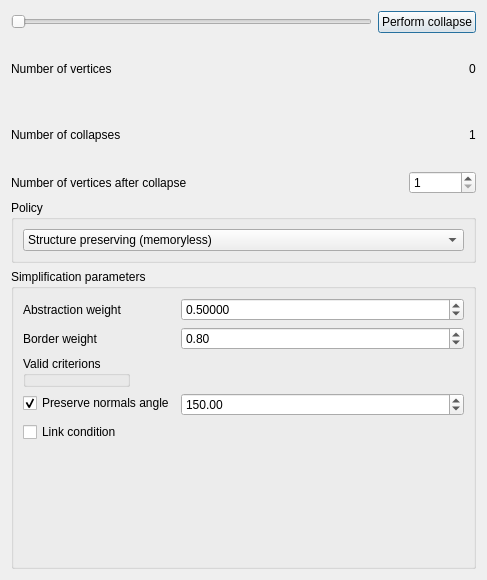
<?xml version="1.0" encoding="UTF-8"?>
<ui version="4.0">
 <class>Menu_edge_collapse</class>
 <widget class="QDialog" name="Menu_edge_collapse">
  <property name="geometry">
   <rect>
    <x>0</x>
    <y>0</y>
    <width>487</width>
    <height>580</height>
   </rect>
  </property>
  <property name="minimumSize">
   <size>
    <width>487</width>
    <height>580</height>
   </size>
  </property>
  <property name="maximumSize">
   <size>
    <width>9999</width>
    <height>99999</height>
   </size>
  </property>
  <property name="windowTitle">
   <string>Edge collapse</string>
  </property>
  <layout class="QGridLayout" name="gridLayout">
   <item row="1" column="2" alignment="Qt::AlignRight">
    <widget class="QLabel" name="txt_nb_vertices">
     <property name="text">
      <string>0</string>
     </property>
    </widget>
   </item>
   <item row="2" column="0" colspan="2">
    <widget class="QLabel" name="label_3">
     <property name="text">
      <string>Number of collapses</string>
     </property>
    </widget>
   </item>
   <item row="0" column="1" colspan="2">
    <widget class="QPushButton" name="pushButton_collapse">
     <property name="text">
      <string>Perform collapse</string>
     </property>
    </widget>
   </item>
   <item row="4" column="0" colspan="2">
    <widget class="QLabel" name="label_4">
     <property name="text">
      <string>Number of vertices after collapse</string>
     </property>
    </widget>
   </item>
   <item row="1" column="0">
    <widget class="QLabel" name="label_5">
     <property name="text">
      <string>Number of vertices</string>
     </property>
    </widget>
   </item>
   <item row="0" column="0">
    <widget class="QSlider" name="horizontalSlider">
     <property name="minimum">
      <number>0</number>
     </property>
     <property name="maximum">
      <number>100</number>
     </property>
     <property name="orientation">
      <enum>Qt::Horizontal</enum>
     </property>
    </widget>
   </item>
   <item row="6" column="0" colspan="3">
    <widget class="QGroupBox" name="groupBox_2">
     <property name="title">
      <string>Policy</string>
     </property>
     <layout class="QVBoxLayout" name="verticalLayout">
      <item>
       <widget class="QComboBox" name="m_simplificationMethod">
        <item>
         <property name="text">
          <string>Structure preserving (memoryless)</string>
         </property>
        </item>
        <item>
         <property name="text">
          <string>Structure preserving</string>
         </property>
        </item>
        <item>
         <property name="text">
          <string>Garland Heckbert</string>
         </property>
        </item>
        <item>
         <property name="text">
          <string>Min length and midpoint</string>
         </property>
        </item>
        <item>
         <property name="text">
          <string>Lindstrom Turk</string>
         </property>
        </item>
       </widget>
      </item>
     </layout>
    </widget>
   </item>
   <item row="4" column="2">
    <widget class="QSpinBox" name="spinBox_nb_remaining_vertices">
     <property name="minimum">
      <number>1</number>
     </property>
     <property name="maximum">
      <number>999999999</number>
     </property>
     <property name="value">
      <number>1</number>
     </property>
    </widget>
   </item>
   <item row="2" column="2" alignment="Qt::AlignRight">
    <widget class="QLabel" name="txt_nb_collapses">
     <property name="text">
      <string>1</string>
     </property>
    </widget>
   </item>
   <item row="7" column="0" colspan="3">
    <widget class="QGroupBox" name="groupBox_3">
     <property name="enabled">
      <bool>true</bool>
     </property>
     <property name="minimumSize">
      <size>
       <width>0</width>
       <height>300</height>
      </size>
     </property>
     <property name="maximumSize">
      <size>
       <width>16777215</width>
       <height>300</height>
      </size>
     </property>
     <property name="title">
      <string>Simplification parameters</string>
     </property>
     <layout class="QFormLayout" name="formLayout_2">
      <property name="fieldGrowthPolicy">
       <enum>QFormLayout::AllNonFixedFieldsGrow</enum>
      </property>
      <item row="1" column="0">
       <widget class="QLabel" name="label_6">
        <property name="text">
         <string>Abstraction weight</string>
        </property>
       </widget>
      </item>
      <item row="1" column="1">
       <widget class="QDoubleSpinBox" name="doubleSpinBox_abstraction_weight">
        <property name="decimals">
         <number>5</number>
        </property>
        <property name="maximum">
         <double>1.000000000000000</double>
        </property>
        <property name="singleStep">
         <double>0.100000000000000</double>
        </property>
        <property name="value">
         <double>0.500000000000000</double>
        </property>
       </widget>
      </item>
      <item row="2" column="0">
       <widget class="QLabel" name="label_9">
        <property name="text">
         <string>Border weight</string>
        </property>
       </widget>
      </item>
      <item row="2" column="1">
       <widget class="QDoubleSpinBox" name="doubleSpinBox_boundary_weight">
        <property name="decimals">
         <number>2</number>
        </property>
        <property name="singleStep">
         <double>0.500000000000000</double>
        </property>
        <property name="value">
         <double>0.800000000000000</double>
        </property>
       </widget>
      </item>
      <item row="8" column="0">
       <widget class="QGroupBox" name="groupBox">
        <property name="title">
         <string>Valid criterions</string>
        </property>
       </widget>
      </item>
      <item row="9" column="0">
       <widget class="QCheckBox" name="checkBox_preserve_normals">
        <property name="text">
         <string>Preserve normals angle</string>
        </property>
        <property name="checked">
         <bool>true</bool>
        </property>
       </widget>
      </item>
      <item row="9" column="1">
       <widget class="QDoubleSpinBox" name="doubleSpinBox_preserve_normals">
        <property name="decimals">
         <number>2</number>
        </property>
        <property name="maximum">
         <double>180.000000000000000</double>
        </property>
        <property name="singleStep">
         <double>0.100000000000000</double>
        </property>
        <property name="value">
         <double>150.000000000000000</double>
        </property>
       </widget>
      </item>
      <item row="10" column="0">
       <widget class="QCheckBox" name="checkBox_link_condition">
        <property name="text">
         <string>Link condition</string>
        </property>
        <property name="checked">
         <bool>false</bool>
        </property>
       </widget>
      </item>
     </layout>
    </widget>
   </item>
  </layout>
 </widget>
 <resources/>
 <connections/>
</ui>
